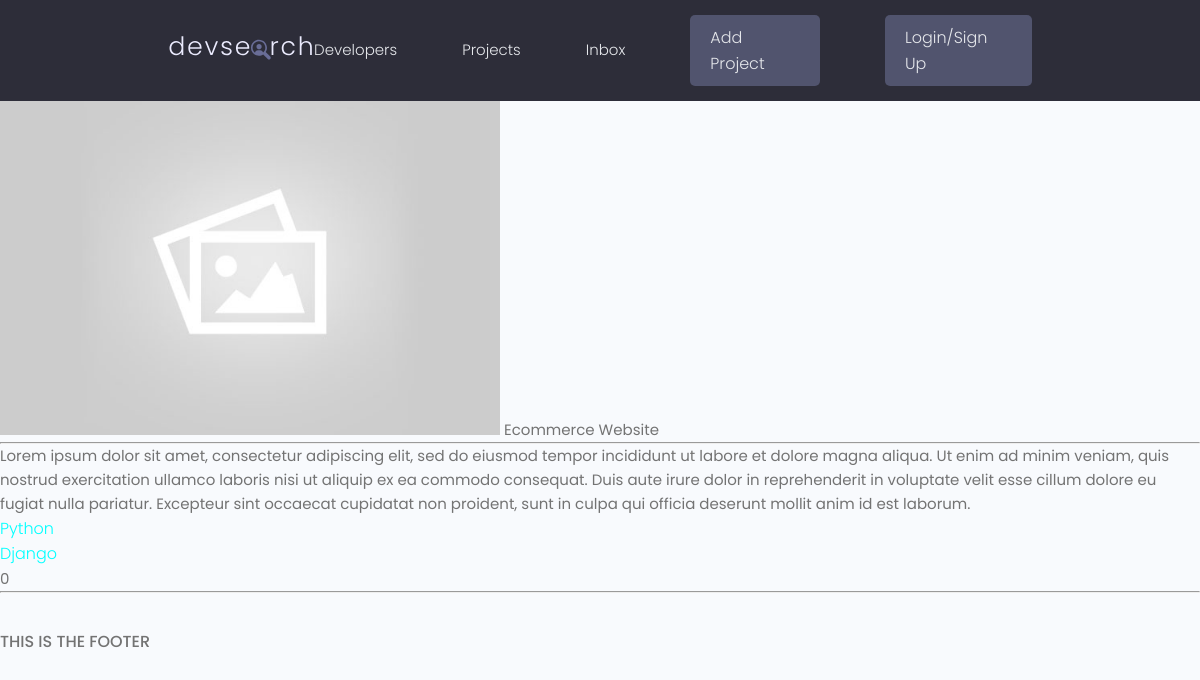
The page /projects/project/c5ee7751-1189-49b3-a12c-24095dd6b67d/ on the database its author committed.
### projects/models.py (models this page shows)
class Project(models.Model):
    owner= models.ForeignKey(Profile, null=True, blank=True, on_delete=models.SET_NULL)
    title= models.CharField(max_length=200)
    description= models.TextField(null=True , blank=True)
    featured_image= models.ImageField(null=True , blank=True, default='default.jpg')
    demo_link= models.CharField(max_length=2000 , null=True , blank=True)
    source_link= models.CharField(max_length=2000 , null=True , blank=True)
    tags= models.ManyToManyField('Tag', blank=True)
    vote_total= models.IntegerField(default=0, null=True, blank=True)
    vote_ratio= models.IntegerField(default=0, null=True, blank=True)
    created_time= models.DateTimeField(auto_now_add=True)
    id= models.UUIDField(default=uuid.uuid4 , unique=True, primary_key=True, editable=True)
    def __str__(self):
        return self.title

class Tag(models.Model):
    name= models.CharField(max_length=200)
    created_time= models.DateTimeField(auto_now_add=True)
    id= models.UUIDField(default=uuid.uuid4 , unique=True, primary_key=True, editable=True)
    def __str__(self):
        return self.name

### projects/views.py (the view)
# urls.py: path('project/<str:pk>/', views.project , name='project'),
def project(request, pk):
    pro = Project.objects.get(id=pk)
    return render(request , 'projects/single-project.html', {'project' : pro} )

### projects/templates/projects/single-project.html
{% extends 'main.html' %}
{% block content %}
<img style='width: 500px;' src="{{ project.featured_image.url }}">
{{project}}
<hr/>
{{project.description}}
{% for tag in project.tags.all %}
<p style="border: 3px; color: aqua;" >{{tag}}</p>
{% endfor %}
{{project.vote_total}}
{% endblock content %}

### static/styles/app.css (style rules this page uses)
:root { --color-sub: #2d2d39; }
img { width: 100%; }

### static/uikit/styles/modules/_variables.css (style rules this page uses)
:root { --color-main: #5aa5b9; --color-main-light: #e6faff; --color-sub: #3f4156; --color-sub-light: #51546e; --color-sub-lighter: #ededfd; --color-text: #737373; --color-gray: #8b8b8b; --color-light: #e5e7eb; --color-light-gray: #767676; --color-bg: #f8fafd; --color-white: #fffefd; --color-white-light: #f3f3f3; --color-success: #359e64; --color-success-bg: #def8e8; --color-error: #fc4b0b; --color-error-bg: #fff2ee; --font-base: 'Poppins', arial, helvetica, 'Segoe UI', roboto, ubuntu, sans-serif; --font-monospace: 'Fira Code', 'Courier New', courier, monospace; --font-regular: 300; --font-medium: 500; --font-bold: 700; --generic-shadow: 1px 1px 5px #00000010; --generic-transition: all 0.3s ease-in-out; }

### static/uikit/styles/modules/_base.css (style rules this page uses)
* { margin: 0; padding: 0; box-sizing: border-box; text-rendering: optimizeLegibility; color: inherit; font-size: inherit; }
html { font-size: 50%; }
@media only screen and (min-width: 480px) { html { font-size: 56.25%; } }
@media only screen and (min-width: 1200px) { html { font-size: 62.5%; } }
body { line-height: 1.6; font-weight: 400; font-size: 1.5rem; color: var(--color-text); background-color: var(--color-bg); min-height: 100vh; }

### static/uikit/styles/modules/_typography.css (style rules this page uses)
* { font-family: var(--font-base); }
p, span, strong { font-size: 1.6rem; color: var(--color-text); font-weight: var(--font-regular); }

### rows shown on the page
Project: featured_image (placeholder picture), title "Ecommerce Website", description "Lorem ipsum dolor sit amet, consectetur adipiscing elit, sed do eiusmod tempor incididunt ut labore et dolore magna aliqua. Ut enim ad minim veniam, quis nostrud exercitation ullamco laboris nisi ut aliquip ex ea commodo consequat. Duis aute irure dolor in reprehenderit in voluptate velit esse cillum dolore eu fugiat nulla pariatur. Excepteur sint occaecat cupidatat non proident, sunt in culpa qui officia deserunt mollit anim id est laborum.", vote_total "0"
Tag: name "Python"
Tag: name "Django"
